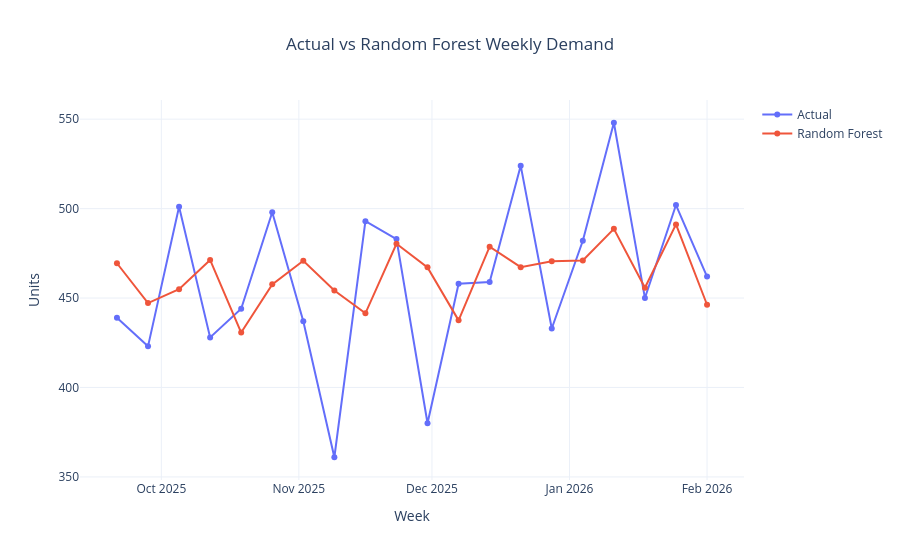

The notebook cell saved with this chart:
### Code cell
comparison_df = pd.DataFrame({
    "Actual": y_test.values,
    "Baseline": baseline_predictions.values,
    "Random Forest": rf_predictions
}, index=model_df["date"].iloc[split_index:])

fig = go.Figure()

fig.add_trace(
    go.Scatter(
        x=comparison_df.index,
        y=comparison_df["Actual"],
        mode="lines+markers",
        name="Actual"
    )
)

fig.add_trace(
    go.Scatter(
        x=comparison_df.index,
        y=comparison_df["Random Forest"],
        mode="lines+markers",
        name="Random Forest"
    )
)

fig.update_layout(
    title="Actual vs Random Forest Weekly Demand",
    title_x=0.5,
    xaxis_title="Week",
    yaxis_title="Units",
    template="plotly_white"
)

fig.show()

### Figure 1 — Plotly figure (JSON) as saved in the notebook; plotly's stock layout.template omitted (floating-point values rounded to 4 significant figures)
{"data": [{"mode": "lines+markers", "name": "Actual", "type": "scatter", "x": ["2025-09-21T00:00:00.000000", "2025-09-28T00:00:00.000000", "2025-10-05T00:00:00.000000", "2025-10-12T00:00:00.000000", "2025-10-19T00:00:00.000000", "2025-10-26T00:00:00.000000", "2025-11-02T00:00:00.000000", "2025-11-09T00:00:00.000000", "2025-11-16T00:00:00.000000", "2025-11-23T00:00:00.000000", "2025-11-30T00:00:00.000000", "2025-12-07T00:00:00.000000", "2025-12-14T00:00:00.000000", "2025-12-21T00:00:00.000000", "2025-12-28T00:00:00.000000", "2026-01-04T00:00:00.000000", "2026-01-11T00:00:00.000000", "2026-01-18T00:00:00.000000", "2026-01-25T00:00:00.000000", "2026-02-01T00:00:00.000000"], "y": [439, 423, 501, 428, 444, 498, 437, 361, 493, 483, 380, 458, 459, 524, 433, 482, 548, 450, 502, 462]}, {"mode": "lines+markers", "name": "Random Forest", "type": "scatter", "x": ["2025-09-21T00:00:00.000000", "2025-09-28T00:00:00.000000", "2025-10-05T00:00:00.000000", "2025-10-12T00:00:00.000000", "2025-10-19T00:00:00.000000", "2025-10-26T00:00:00.000000", "2025-11-02T00:00:00.000000", "2025-11-09T00:00:00.000000", "2025-11-16T00:00:00.000000", "2025-11-23T00:00:00.000000", "2025-11-30T00:00:00.000000", "2025-12-07T00:00:00.000000", "2025-12-14T00:00:00.000000", "2025-12-21T00:00:00.000000", "2025-12-28T00:00:00.000000", "2026-01-04T00:00:00.000000", "2026-01-11T00:00:00.000000", "2026-01-18T00:00:00.000000", "2026-01-25T00:00:00.000000", "2026-02-01T00:00:00.000000"], "y": [469.5, 447.2, 454.9, 471.3, 430.7, 457.7, 470.8, 454.2, 441.5, 480.3, 467.2, 437.5, 478.7, 467.2, 470.5, 471.0, 488.7, 455.8, 491.2, 446.3]}], "layout": {"title": {"text": "Actual vs Random Forest Weekly Demand", "x": 0.5}, "xaxis": {"title": {"text": "Week"}}, "yaxis": {"title": {"text": "Units"}}}}
